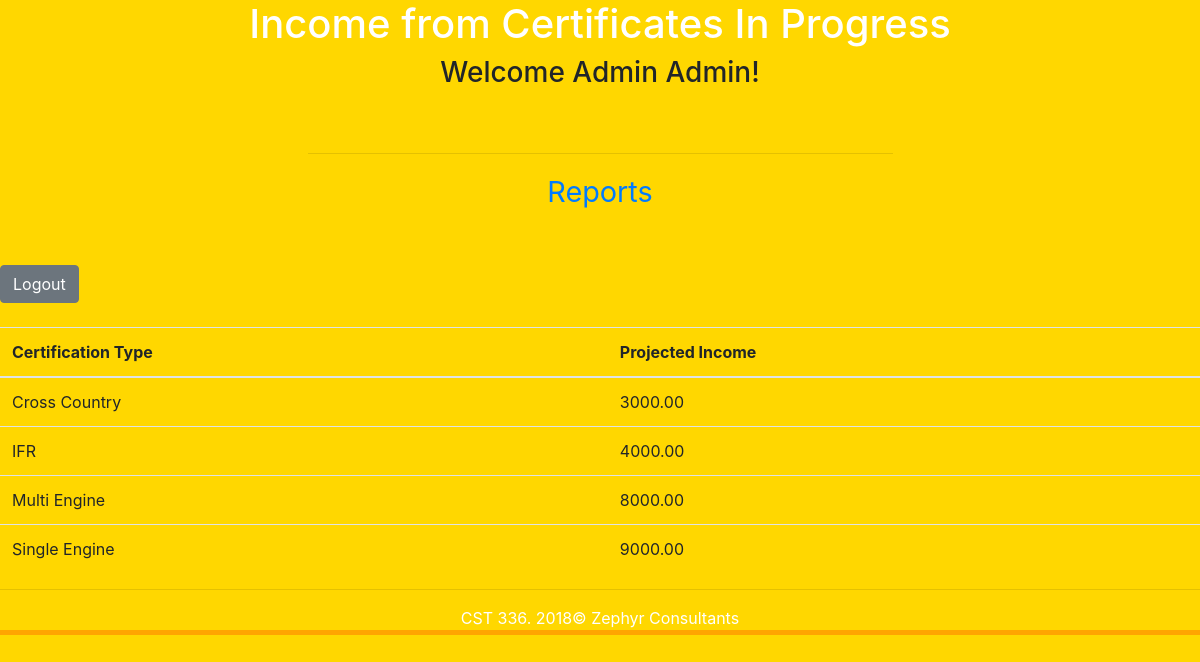
Screenshot of /finalProject/admin/incomeFromCertificates.php (signed in) with the database file from the repository.
### tables this page shows
CREATE TABLE `certificates` (
  `cert_type` char(35) NOT NULL,
  `required_flight_hours` int(10) DEFAULT NULL,
  `price` decimal(9,2) DEFAULT '0.00'
);

### finalProject/admin/incomeFromCertificates.php (the view, shortened to what this page needs)
<?php
$conn = getDatabaseConnection("channel_islands");
function incomeFromCertificates() {
    global $conn;
    $sql="SELECT c.cert_type, (count(*) * price) as projected_income
          FROM students s
	      JOIN certificates c
		  ON c.cert_type = s.cert_type
          GROUP BY c.cert_type";
    $statement = $conn->prepare($sql);
    $statement->execute();
    $records = $statement->fetchAll(PDO::FETCH_ASSOC);
    return $records;
}
?>
<!DOCTYPE html>
<html>
    <head>
        <link rel="stylesheet" href="https://stackpath.bootstrapcdn.com/bootstrap/4.1.2/css/bootstrap.min.css">
        <link href="css/styles.css" rel="stylesheet" type="text/css" />
    </head>
    <body>
        <header>
            <h1> Income from Certificates In Progress </h1>
        </header>
        <h3> Welcome <?=$_SESSION['adminName']?>!</h3><br />
        <nav>
            <hr width="50%" />
            <a href="reports.php">Reports</a>
        </nav>
        <br /><br />
        <form action="/cst336/finalProject/logout.php">
            <input type="submit" class = 'btn btn-secondary' id = "beginning" value="Logout"/>
        </form>
        <br />
        <?php
        $records=incomeFromCertificates();
        echo "<table class='table table-hover'>";
        echo "<thread>
        <tr>
            <th scope='col'>Certification Type</th>
            <th scope='col'>Projected Income</th>
        </tr>
       </thread>";
       echo"<tbody>";
       foreach($records as $record) {
           echo "<tr>";
           echo "<td>" . $record['cert_type'] . "</td>";
           echo "<td>" . $record['projected_income'] . "</td>";
       }
       echo "</tbody>";
       echo "</table>";
       ?>
       <footer>
            <hr>
            CST 336. 2018&copy;  Zephyr Consultants <br />
        </footer>
    </body>
</html>

### finalProject/admin/css/styles.css (style rules this page uses)
nav { padding: 15px; padding-bottom: 4px; font-size: 1.8em; text-decoration: none; color: white; }
h3 { text-align: center; }
header, nav { text-align: center; color: white; }
body { background-color:gold; }
footer { text-align: center; color: white; border-bottom: 5px orange solid; }

### rows the page displays
certificates: cert_type "Cross Country", projected_income "3000.00"
certificates: cert_type "IFR", projected_income "4000.00"
certificates: cert_type "Multi Engine", projected_income "8000.00"
certificates: cert_type "Single Engine", projected_income "9000.00"

### other values shown
$_SESSION['adminName'] "Admin Admin"
